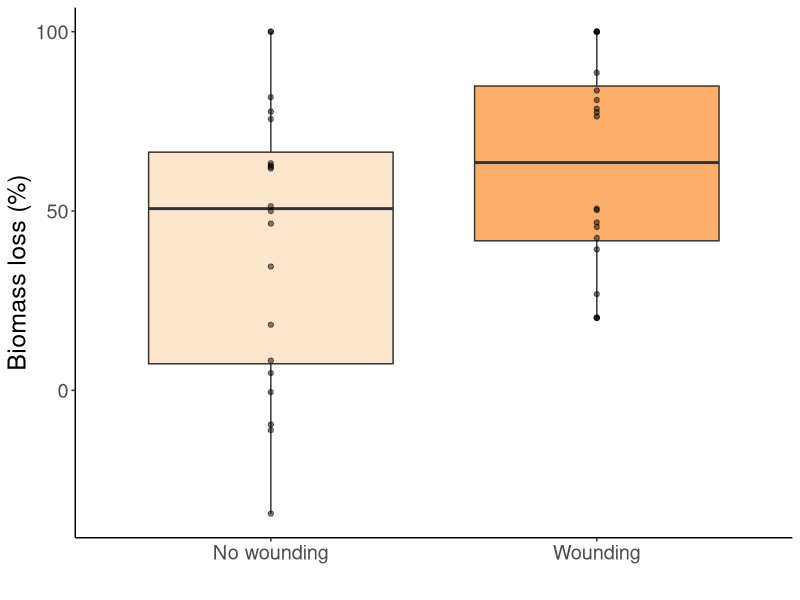

This chart was generated by the following R code: (Note: this script raises an error after producing the figure.)
## ---- chunk 1
knitr::opts_chunk$set(echo = TRUE)

# clear the workspace
rm(list = ls())

# load required packages
require(tidyverse)
require(here)
require(nlme)
require(emmeans)
require(RColorBrewer)
## ---- chunk 2
# algal weight pre/post experiment
algae <- read_csv(here("data/field_experiment/algae_weight.csv"))

# information on colony size (for summary stat in text)
size <- read_csv(here("data/field_experiment/colony_specs.csv")) 

# daily monitoring of whether algae was present or not
monitoring <- read_csv(here("data/field_experiment/algal_monitoring.csv")) 
## ---- chunk 3
# mean diameter
mean(size$length_cm)
  
# SE diameter
sd(size$length_cm)/sqrt(length(size$length_cm))
## ---- chunk 4
algae %>% 
  select(NW_algae_initial_weight, W_algae_intial_weight, Colony_ID) %>% 
  pivot_longer(cols = c(NW_algae_initial_weight, W_algae_intial_weight),
               names_to = "Treatment", 
               values_to = "Biomass") -> init_biomass

## ---- chunk 5
init_biomass %>% 
  summarize(Mean_biom = mean(Biomass),
            N = sqrt(n()),
            sd_biom = sd(Biomass),
            se_biom = sd_biom/N)
## ---- chunk 6
init.M <- aov(Biomass ~ Treatment, data = init_biomass)
  summary(init.M) # looks okay (p > 0.05)
## ---- chunk 7
algae %>% 
  # get absolute change
  mutate(NW_change = NW_algae_initial_weight - NW_final_weight,
         W_change = W_algae_intial_weight - W_final_weight) %>%
  # get percent change
  mutate(NW_perc_change = NW_change/NW_algae_initial_weight,
         W_perc_change = W_change/W_algae_intial_weight) %>%
  select(Colony_ID, NW_perc_change, W_perc_change) %>% 
  pivot_longer(cols = c(NW_perc_change, W_perc_change),
               names_to = "Treatment", 
               values_to = "Percent_change") -> perc_change
## ---- chunk 8
# pdf(here("figures/field_algal_loss.pdf"), height = 4, width = 6)

perc_change %>% 
  # get this in terms of percents (out of 100)
  mutate(Percent_change = 100*Percent_change) %>% 
  ggplot(aes(x = Treatment, y = Percent_change, fill = Treatment)) +
  geom_boxplot() +
  ylab("Biomass loss (%)") +
  scale_fill_brewer(palette="Oranges") + 
  geom_point(alpha = 0.5) +
  theme_classic() +
  theme(text = element_text(size=18), legend.position="none") +
  xlab("") +
  # rename categories
  scale_x_discrete(labels = c('No wounding','Wounding'))

# dev.off()
## ---- chunk 9
m.PercRE <- lme(Percent_change~Treatment, 
                random=~1|Colony_ID, 
                data=perc_change)
  summary(m.PercRE)
  anova(m.PercRE) 
  emmeans(m.PercRE, "Treatment")
## ---- chunk 10
# pdf(here("figures/field_monitoring.pdf"), height = 5.5, width = 7)

monitoring %>% 
  # clean up for figure
  mutate(treatment = case_when(treatment == "NW" ~ "No wounding",
                               TRUE ~ "Wounding")) %>% 
  mutate(`Algae present` = case_when(algae_remaining_yn == 1 ~ "Y",
                                     TRUE ~ "N"
                                     )) %>% 
  ggplot(aes(x = time_point, fill = `Algae present`, group = `Algae present`)) +
  geom_bar(stat = "count") +
  facet_wrap(~treatment, ncol = 1) +
  geom_hline(yintercept = 18, color = "gray", linetype = "dashed") +
  geom_hline(yintercept = 16, color = "black", linetype = "dashed") +
  theme_classic() +
  theme(text = element_text(size=18)) +
  xlab("Day") +
  ylab("Number of replicates") +
  scale_fill_manual(values = c(wes_palette("Darjeeling1", n = 5)[4],
                    wes_palette("Darjeeling1", n = 5)[2]))

# dev.off()
